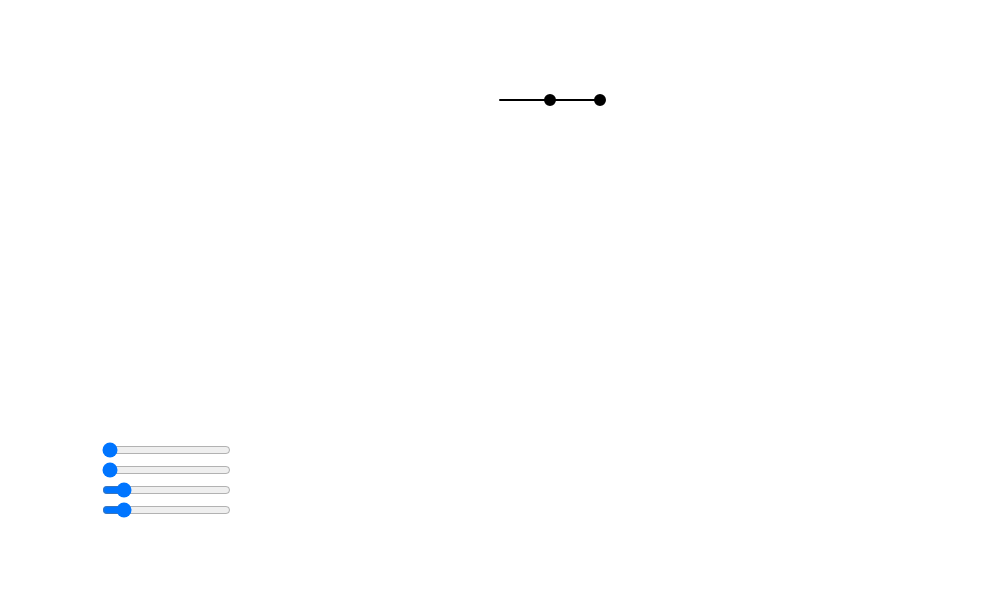
Frame 1 (no input)
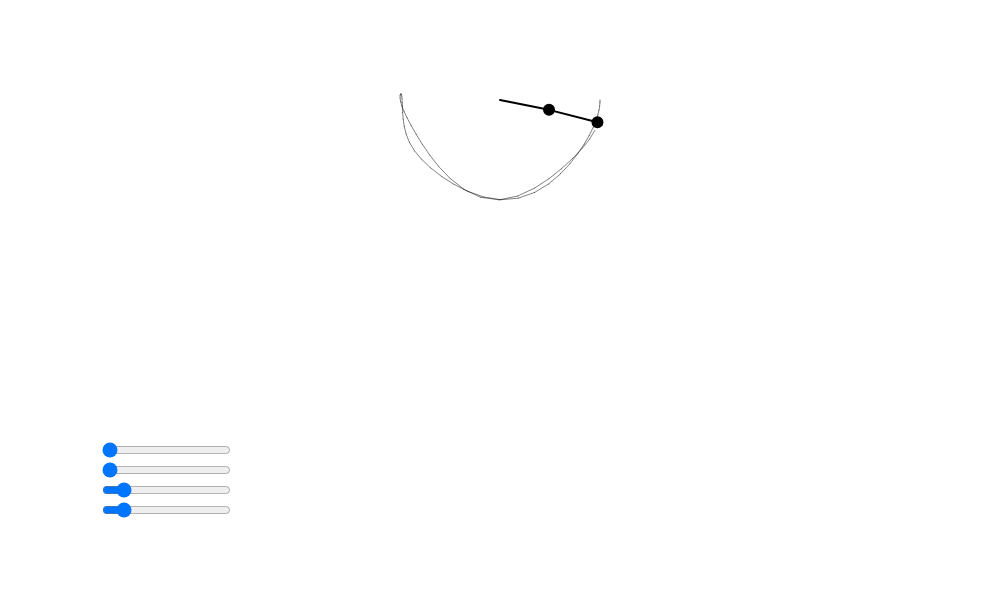
Frame 60 (no input)
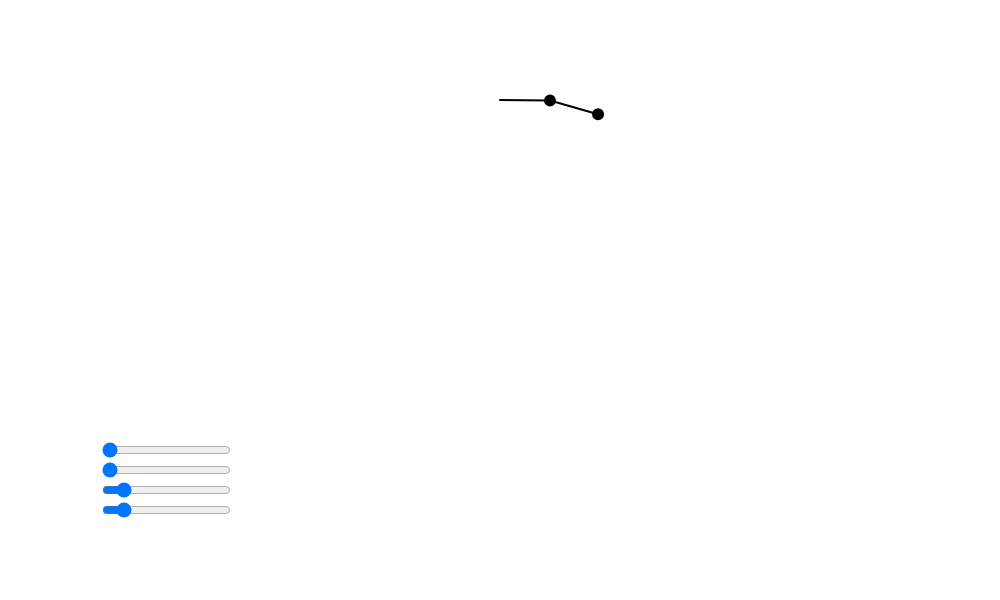
Frame 120 (the mouse pressed at the canvas centre since frame 60)

The p5.js sketch that drew these frames (run headless with seeded random() and noise() and a simulated clock; from frame 60 on, the mouse is pressed at the canvas centre):

// p5.js sketch
// ── sketch.js

let r1;
let r2;
let m1;
let m2;
let a1 = 0;
let a2 = 0;
let a1_v = 0;
let a2_v = 0;
let g = 1;
let x1;
let x2;
let y1;
let y2;

let px2 = -1;
let py2 = -1;
let cx, cy;

let buffer;

let slider_m1;
let slider_m2;
let slider_r1;
let slider_r2;

let locked = false;

function setup() {
  createCanvas(1000, 600);
  a1 = PI / 2;
  a2 = PI / 2;
  cx = width / 2;
  cy = 100;

  slider_m1 = createSlider(5,45,10);
  slider_m1.position(100,height-100);

  slider_m2 = createSlider(5,45,10);
  slider_m2.position(100,height-120);

  slider_r1 = createSlider(50,250,50);
  slider_r1.position(100,height-140);

  slider_r2 = createSlider(50,250,50);
  slider_r2.position(100,height-160);



  buffer = createGraphics(width, height);
  buffer.background(255);
}

function mousePressed() {
    buffer.clear();
    locked = true;
    a1,a2,a1_v,a1_a,a2_v,a2_a = 0;
  }

function mouseReleased() {
  locked = false;
  a1,a2,a1_v,a1_a,a2_v,a2_a = 0;

}

function mouseDragged(){
    if(locked){
        a1,a2,a1_v,a1_a,a2_v,a2_a = 0;
        a2 = -atan2(mouseY-y1,mouseX-x1)+20
    }
}
function draw() {
  background(255);
  imageMode(CORNER);
  image(buffer, 0, 0, width, height);

  m1 = slider_m1.value();
  m2 = slider_m2.value();
  r1 = slider_r1.value();
  r2 = slider_r2.value();

  
  stroke(0);
  strokeWeight(2);

  x1 = r1 * sin(a1)+cx;
  y1 = r1 * cos(a1)+cy;

  x2 = x1 + r2 * sin(a2);
  y2 = y1 + r2 * cos(a2);

  line(cx, cy, x1, y1);
  fill(0);
  ellipse(x1, y1, m1, m1);

  line(x1, y1, x2, y2);
  ellipse(x2, y2, m2, m2);

  if (!locked){

    let term1 = -g * (2 * m1 + m2) * sin(a1);
    let term2 = -m2 * g * sin(a1 - 2 * a2);
    let term3 = -2 * sin(a1 - a2) * m2;
    let term4 = a2_v * a2_v * r2 + a1_v * a1_v * r1 * cos(a1 - a2);
    let den = r1 * (2 * m1 + m2 - m2 * cos(2 * a1 - 2 * a2));
    a1_a = (term1 + term2 + term3 * term4) / den;
  
    term1 = 2 * sin(a1 - a2);
    term2 = a1_v * a1_v * r1 * (m1 + m2);
    term3 = g * (m1 + m2) * cos(a1);
    term4 = a2_v * a2_v * r2 * m2 * cos(a1 - a2);
    den = r2 * (2 * m1 + m2 - m2 * cos(2 * a1 - 2 * a2));
    a2_a = (term1 * (term2 + term3 + term4)) / den;
  
  a1_v += a1_a;
  a2_v += a2_a;
  a1 += a1_v;
  a2 += a2_v;

  buffer.stroke(0,0,0,125);
  if (frameCount > 1) {
    buffer.line(px2, py2, x2, y2);
  }
  }

  px2 = x2;
  py2 = y2;

}
